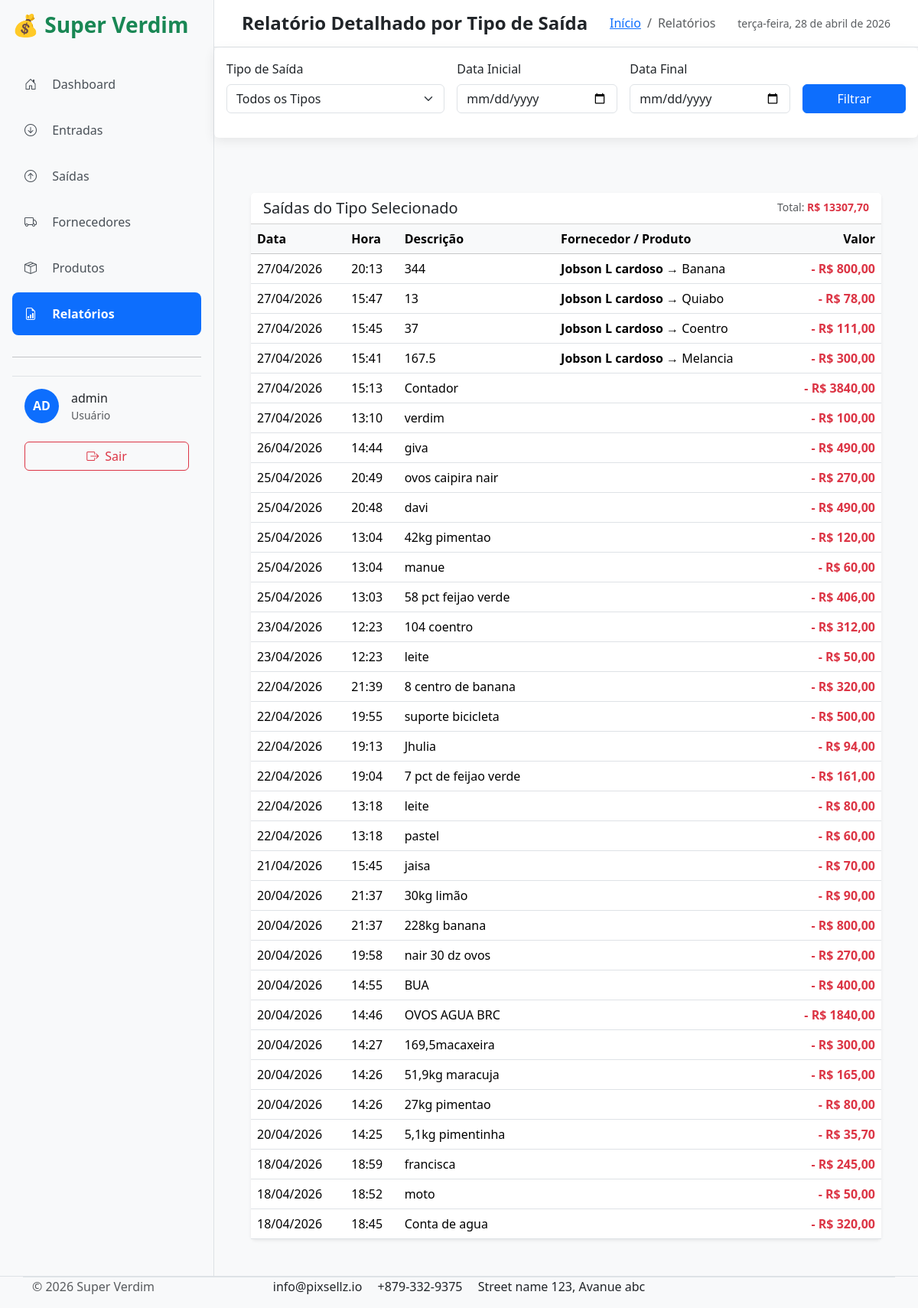
/fluxo/relatorios/geral-por-tipo/ (signed in), run on the app's committed database.
### movimentacoes/models.py (models this page shows, shortened)
class Saida(models.Model):
    tipo = models.ForeignKey(TipoSaida, on_delete=models.PROTECT, related_name='saidas')
    descricao = models.CharField(max_length=200)
    valor = models.DecimalField(max_digits=12, decimal_places=2)
    data = models.DateField(default=timezone.now)
    hora = models.TimeField(default=timezone.now)
    pagamento = models.CharField(max_length=30)
    observacao = models.TextField(blank=True, null=True)
    fornecedor = models.ForeignKey('fornecedores.Fornecedor', on_delete=models.SET_NULL, null=True, blank=True, related_name='saidas')
    produto = models.ForeignKey('produtos.Produto', on_delete=models.SET_NULL, null=True, blank=True, related_name='saidas')
    class Meta:
        ordering = ['-data', '-hora']
        verbose_name = "Saída"
        verbose_name_plural = "Saídas"

### fornecedores/models.py (models this page shows, shortened)
class Fornecedor(models.Model):
    nome = models.CharField(max_length=100)
    cnpj = models.CharField(max_length=18, unique=True, blank=True, null=True)
    cpf = models.CharField(max_length=14, unique=True, blank=True, null=True)
    telefone = models.CharField(max_length=20, blank=True)
    email = models.EmailField(blank=True)
    endereco = models.CharField(max_length=100,blank=True)
    cidade = models.CharField(max_length=100, blank=True)
    estado = models.CharField(max_length=2, blank=True)
    observacoes = models.TextField(blank=True)
    ativo = models.BooleanField(default=True)
    criado_em = models.DateTimeField(auto_now_add=True)
    atualizado_em = models.DateTimeField(auto_now=True)
    class Meta:
        verbose_name = "Fornecedor"
        verbose_name_plural = "Fornecedores"
        ordering = ['nome']

### produtos/models.py (models this page shows, shortened)
class Produto(models.Model):
    nome = models.CharField(max_length=200, verbose_name="Nome do Produto")
    unidade = models.CharField(max_length=20, default="UN", choices=[
        ('UN', 'Unidade'),
        ('KG', 'Quilograma'),
        ('LT', 'Litro'),
        ('CX', 'Caixa'),
        ('PCT', 'Pacote'),
    ], verbose_name="Unidade")
    preco_de_compra = models.DecimalField(max_digits=12, decimal_places=2, default=0.00, verbose_name="Preço de Compra")
    estoque_atual = models.FloatField(default=0, verbose_name="Estoque Atual")
    ativo = models.BooleanField(default=True, verbose_name="Ativo")
    criado = models.DateTimeField(auto_now_add=True)
    atualizado = models.DateTimeField(auto_now=True)
    class Meta:
        verbose_name = "Produto"
        verbose_name_plural = "Produtos"
        ordering = ['nome']

### movimentacoes/views.py (the view)
# urls.py: path('relatorios/geral-por-tipo/', views.relatorio_geral_por_tipo, name='relatorio_geral_por_tipo'),
@login_required
def relatorio_geral_por_tipo(request):
    tipo_id = request.GET.get('tipo')
    data_inicial = request.GET.get('data_inicial')
    data_final = request.GET.get('data_final')
    tipos_saida = TipoSaida.objects.filter()
    saidas = Saida.objects.select_related('tipo', 'fornecedor', 'produto').order_by('-data', '-hora')
    if tipo_id:
        saidas = saidas.filter(tipo_id=tipo_id)
    if data_inicial:
        saidas = saidas.filter(data__gte=data_inicial)
    if data_final:
        saidas = saidas.filter(data__lte=data_final)
    total_valor = saidas.aggregate(Sum('valor'))['valor__sum'] or 0
    context = {
        'saidas': saidas,
        'tipos_saida': tipos_saida,
        'tipo_id': tipo_id,
        'data_inicial': data_inicial,
        'data_final': data_final,
        'total_valor': total_valor,
    }
    return render(request, 'fluxo/relatorio_geral_por_tipo.html', context)

### main/context_processors.py (called while the page is built, shortened)
def user_role(request):
    if request.user.is_authenticated:
        groups = list(request.user.groups.values_list('name', flat=True))
        return {
            'is_admin': 'Administrador' in groups,
            'is_gerente': 'Gerente' in groups,
            'is_usuario': 'Usuário' in groups,
            'user_groups': groups,
            'user': request.user,
            'user_full_name': request.user.get_full_name() or request.user.username,
        }

### templates/fluxo/relatorio_geral_por_tipo.html (shortened to what this page needs)
{% extends 'base.html' %}
{% block page_title %}Relatório Detalhado por Tipo de Saída{% endblock %}
{% block breadcrumb_current %}Relatórios{% endblock %}
{% block content %}
<div class="card mb-4">
  <div class="card-body">
    <form method="GET" class="row g-3">
      <div class="col-md-4">
        <label class="form-label">Tipo de Saída</label>
        <select class="form-select" name="tipo">
          <option value="">Todos os Tipos</option>
        </select>
      </div>
      <div class="col-md-3">
        <label class="form-label">Data Inicial</label>
        <input type="date" class="form-control" name="data_inicial" value="{{ data_inicial }}">
      </div>
      <div class="col-md-3">
        <label class="form-label">Data Final</label>
        <input type="date" class="form-control" name="data_final" value="{{ data_final }}">
      </div>
      <div class="col-md-2 d-flex align-items-end">
        <button type="submit" class="btn btn-primary w-100">Filtrar</button>
      </div>
    </form>
  </div>
</div>
<div class="p-3 p-md-5">
<div class="card shadow-sm">
  <div class="card-header bg-white d-flex justify-content-between">
    <h5 class="mb-0">Saídas do Tipo Selecionado</h5>
    <small class="text-muted">
      Total: <strong class="text-danger">R$ {{ total_valor|floatformat:2 }}</strong>
    </small>
  </div>
  <div class="table-responsive">
    <table class="table table-hover mb-0">
      <thead class="table-light">
        <tr>
          <th>Data</th>
          <th>Hora</th>
          <th>Descrição</th>
          <th>Fornecedor / Produto</th>
          <th class="text-end">Valor</th>
        </tr>
      </thead>
      <tbody>
        {% for saida in saidas %}
        <tr>
          <td>{{ saida.data|date:"d/m/Y" }}</td>
          <td>{{ saida.hora|time:"H:i" }}</td>
          <td>{{ saida.descricao }}</td>
          <td>
            {% if saida.fornecedor %}
              <strong>{{ saida.fornecedor.nome }}</strong>
            {% endif %}
            {% if saida.produto %}
              {% if saida.fornecedor %} → {% endif %}{{ saida.produto.nome }}
            {% endif %}
          </td>
          <td class="text-end fw-bold text-danger">- R$ {{ saida.valor|floatformat:2 }}</td>
        </tr>
        {% empty %}
        <tr>
          <td colspan="5" class="text-center py-5 text-muted">
            Nenhuma saída encontrada com os filtros aplicados.
          </td>
        </tr>
        {% endfor %}
      </tbody>
    </table>
  </div>
</div>
</div>
{% endblock %}

### templates/includes/navbar.html (shortened to what this page needs)
{% load static %}
    <div class="d-flex justify-content-between align-items-center mb-4">
      <h3 class="text-success fw-bold">💰 Super Verdim</h3>
    </div>
      <ul class="nav flex-column">
        <li class="nav-item">
          <a href="{% url 'home' %}"
            class="nav-link py-3 px-3 mb-1 rounded-3 {% if request.path == '/' or request.path == '/dashboard/' %}active{% endif %}">
            <i class="bi bi-house-door me-3"></i> Dashboard
          </a>
        </li>
    <li class="nav-item">
      <a href="{% url 'entradas_list' %}"
         class="nav-link py-3 px-3 mb-1 rounded-3 {% if 'entradas' in request.path %}active{% endif %}">
        <i class="bi bi-arrow-down-circle me-3"></i> Entradas
      </a>
    </li>
    <li class="nav-item">
      <a href="{% url 'saidas_list' %}"
         class="nav-link py-3 px-3 mb-1 rounded-3 {% if 'saidas' in request.path %}active{% endif %}">
        <i class="bi bi-arrow-up-circle me-3"></i> Saídas
      </a>
    </li>
      <a href="{% url 'lista_fornecedores' %}"
         class="nav-link py-3 px-3 mb-1 rounded-3 {% if 'fornecedores' in request.path %}active{% endif %}">
        <i class="bi bi-truck me-3"></i> Fornecedores
      </a>
    <li>
      <a href="{% url 'lista_produtos' %}"
        class="nav-link py-3 px-3 mb-1 rounded-3 {% if 'produtos' in request.path %}active{% endif %}">
        <i class="bi bi-box-seam me-3"></i> Produtos
      </a>
    </li>
    <li class="nav-item">
      <a class="nav-link py-3 px-3 mb-1 rounded-3 {% if 'relatorio' in request.path %}active{% endif %}" href="#" data-bs-toggle="offcanvas" data-bs-target="#offcanvasRelatorios">
        <i class="bi bi-file-earmark-bar-graph me-3"></i> Relatórios
      </a>
    </li>
      <hr class="my-4">
      {% if user.is_authenticated %}
      <div class="mt-auto px-3 py-3 border-top">
        <div class="d-flex align-items-center gap-3">
          <div class="bg-primary text-white rounded-circle d-flex align-items-center justify-content-center" style="width: 45px; height: 45px;">
            <strong>{{ user.username|slice:":2"|upper }}</strong>
          </div>
          <div>
            <p class="mb-0 fw-medium">{{ user.get_full_name|default:user.username }}</p>
            <small class="text-muted">{{ user.email|default:"Usuário" }}</small>
          </div>
        </div>
        <br>
        <a href="{% url 'logout' %}" class="btn btn-outline-danger w-100 d-flex align-items-center justify-content-center gap-2">
          <i class="bi bi-box-arrow-right"></i> Sair
          </a>
        {% else %}
        <a href="{% url 'login' %}" class="btn btn-primary w-100">Fazer Login</a>
        {% endif %}
      </div>

### static/css/style.css (style rules this page uses)
body { font-family: 'Segoe UI', system-ui, sans-serif; }
.nav-link { color: #495057; transition: all 0.2s; }
.nav-link.active { background-color: #0d6efd !important; color: white !important; font-weight: 600; }
.card { border: none; box-shadow: 0 4px 15px rgba(0, 0, 0, 0.08); }

### data on the page
Saida: data "27/04/2026", hora "20:13", descricao "344", fornecedor.nome "Jobson L cardoso", produto.nome "Banana", valor "800,00"
Saida: data "27/04/2026", hora "15:47", descricao "13", fornecedor.nome "Jobson L cardoso", produto.nome "Quiabo", valor "78,00"
Saida: data "27/04/2026", hora "15:45", descricao "37", fornecedor.nome "Jobson L cardoso", produto.nome "Coentro", valor "111,00"
Saida: data "27/04/2026", hora "15:41", descricao "167.5", fornecedor.nome "Jobson L cardoso", produto.nome "Melancia", valor "300,00"
Saida: data "27/04/2026", hora "15:13", descricao "Contador", valor "3840,00"
Saida: data "27/04/2026", hora "13:10", descricao "verdim", valor "100,00"
Saida: data "26/04/2026", hora "14:44", descricao "giva", valor "490,00"
Saida: data "25/04/2026", hora "20:49", descricao "ovos caipira nair", valor "270,00"
Saida: data "25/04/2026", hora "20:48", descricao "davi", valor "490,00"
Saida: data "25/04/2026", hora "13:04", descricao "42kg pimentao", valor "120,00"
Saida: data "25/04/2026", hora "13:04", descricao "manue", valor "60,00"
Saida: data "25/04/2026", hora "13:03", descricao "58 pct feijao verde", valor "406,00"
Saida: data "23/04/2026", hora "12:23", descricao "104 coentro", valor "312,00"
Saida: data "23/04/2026", hora "12:23", descricao "leite", valor "50,00"
Saida: data "22/04/2026", hora "21:39", descricao "8 centro de banana", valor "320,00"
Saida: data "22/04/2026", hora "19:55", descricao "suporte bicicleta", valor "500,00"
Saida: data "22/04/2026", hora "19:13", descricao "Jhulia", valor "94,00"
Saida: data "22/04/2026", hora "19:04", descricao "7 pct de feijao verde", valor "161,00"
Saida: data "22/04/2026", hora "13:18", descricao "leite", valor "80,00"
Saida: data "22/04/2026", hora "13:18", descricao "pastel", valor "60,00"
Saida: data "21/04/2026", hora "15:45", descricao "jaisa", valor "70,00"
Saida: data "20/04/2026", hora "21:37", descricao "30kg limão", valor "90,00"
Saida: data "20/04/2026", hora "21:37", descricao "228kg banana", valor "800,00"
Saida: data "20/04/2026", hora "19:58", descricao "nair 30 dz ovos", valor "270,00"
Saida: data "20/04/2026", hora "14:55", descricao "BUA", valor "400,00"
Saida: data "20/04/2026", hora "14:46", descricao "OVOS AGUA BRC", valor "1840,00"
Saida: data "20/04/2026", hora "14:27", descricao "169,5macaxeira", valor "300,00"
Saida: data "20/04/2026", hora "14:26", descricao "51,9kg maracuja", valor "165,00"
Saida: data "20/04/2026", hora "14:26", descricao "27kg pimentao", valor "80,00"
Saida: data "20/04/2026", hora "14:25", descricao "5,1kg pimentinha", valor "35,70"
Saida: data "18/04/2026", hora "18:59", descricao "francisca", valor "245,00"
Saida: data "18/04/2026", hora "18:52", descricao "moto", valor "50,00"
Saida: data "18/04/2026", hora "18:45", descricao "Conta de agua", valor "320,00"

### other printed values
{{ user.username|slice:":2"|upper }} "AD"
{{ user.get_full_name|default:user.username }} "admin"
{{ user.email|default:"Usuário" }} "Usuário"
{{ total_valor|floatformat:2 }} "13307,70"
